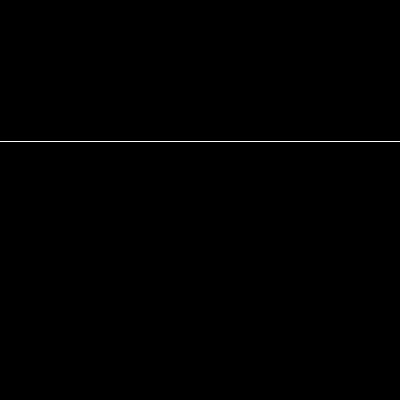
//> input picture edge.png, 400 x 400 px
$ ./opencv_contexts   (built with g++ and OpenCV 4)
//> lines starting //> are read from the running program, lines starting //| are printed output that depends on the picture; after the words box and inside, x2 and y2 are one past the last pixel; in counts of white or black regions, pixels touching at a corner belong together
// opencv_contexts.cpp
// Minimal working example of the event-driven impulse/context system
// Compile: g++ opencv_contexts.cpp -std=c++17 `pkg-config --cflags --libs opencv4` -O2 -o contexts
// Run: ./contexts <edge_image.png>

#include <opencv2/opencv.hpp>
#include <unordered_map>
#include <vector>
#include <cmath>
#include <cstdint>
#include <iostream>

using namespace cv;
using namespace std;

// this is basically memory approach on steroids
// running this script you can observe how our visual neurons are actually evolving and learning !!
// NOT COMPLETE!! lots of things to do. i might scrap this and move on to the more supervised approach. but it still gave good insight about potentials
// of memory approach.

// utility: pack (x,y) into 64-bit key
inline int64_t keyXY(int x, int y)
{
    return (int64_t(x) << 32) | (uint32_t)y;
}

// Simple impulse event
struct Impulse
{
    int x, y;
    float strength; // e.g. edge intensity
    Impulse(int _x, int _y, float s = 1.0f) : x(_x), y(_y), strength(s) {}
};

struct TinyMLP
{
    vector<Mat> weights;
    vector<Mat> biases;
    float learningRate = 0.0001f;

    TinyMLP(const vector<int>& layers)
    {
        for (size_t i = 1; i < layers.size(); ++i)
        {
            weights.push_back(Mat(layers[i], layers[i - 1], CV_32F));
            biases.push_back(Mat(layers[i], 1, CV_32F));
            randu(weights.back(), -0.5f, 0.5f);
            randu(biases.back(), -0.5f, 0.5f);
        }
    }

    // Forward pass with activation cache (for training)
    float forward(const Mat& in, vector<Mat>& activations, vector<Mat>& zs) const
    {
        Mat a = in.clone();
        activations.clear();
        zs.clear();
        activations.push_back(a);

        for (size_t i = 0; i < weights.size(); ++i)
        {
            Mat z = weights[i] * a + biases[i];
            zs.push_back(z.clone());
            if (i < weights.size() - 1)
            {
                max(z, 0, a); // ReLU
            }
            else
            {
                Mat negZ;
                multiply(z, Scalar(-1), negZ);
                Mat expZ;
                exp(negZ, expZ);
                a = 1.0f / (1.0f + expZ); // sigmoid
                //a = 2.0 / (1.0 + expZ) - 1.0; // tanh approx
            }
            activations.push_back(a.clone());
        }
        return a.at<float>(0);
    }

    // Forward-only evaluation
    float predict(float x, float y) const
    {
        Mat in = (Mat_<float>(2, 1) << x, y);
        vector<Mat> acts, zs;
        return forward(in, acts, zs);
    }

    // Online learning step (Hebbian-like update)
    void trainStep(float x, float y, float target)
    {
        Mat in = (Mat_<float>(2, 1) << x, y);
        vector<Mat> acts, zs;
        float output = forward(in, acts, zs);

        float error = target - output;
        float delta = error * output * (1 - output); // sigmoid derivative

        Mat d = (Mat_<float>(1, 1) << delta);
        for (int i = (int)weights.size() - 1; i >= 0; --i)
        {
            Mat gradW = d * acts[i].t();
            weights[i] += learningRate * gradW;
            biases[i] += learningRate * d;

            if (i > 0)
            {
                Mat newD = weights[i].t() * d;
                Mat reluMask = zs[i - 1] > 0;
                Mat reluMaskF;
                reluMask.convertTo(reluMaskF, CV_32F);
                newD = newD.mul(reluMaskF);
                d = newD;
            }
        }
    }
};

struct Context
{
    Point2i center; // absolute center in the image where this context is placed
    float threshold = 0.85f; // firing threshold
    TinyMLP listenerField;
    float activeListeners = 0.0f;
    float activation = 0.0f;
    float radius = 13.0f; // area around center for impulses

    Context(Point2f c) : center(c), listenerField({ 2, 16, 16, 1 }) // MLP architecture
    {

    }

    // Process impulse at given location (dx, dy relative to center)
    void onImpulse(const Impulse& impulse)
    {
        float dx = impulse.x - center.x;
        float dy = impulse.y - center.y;

        float distance = sqrt(dx * dx + dy * dy);
        if (distance > radius)
            return; // ignore far impulses

        float response = listenerField.predict(dx / radius, dy / radius);
        activeListeners += response;

        // Simple local adaptation
        float xNorm = dx / radius;
        float yNorm = dy / radius;
        float lineThickness = 1.0f; // idk

        // horizontal line target
        float target = (exp(-(yNorm * yNorm) / (2 * lineThickness * lineThickness)) * 2.0f - 1.0f) * impulse.strength;
        listenerField.trainStep(xNorm, yNorm, target);
    }

    // Visualization
    Mat VisualizeField(int size = 100) const
    {
        Mat img(size, size, CV_32F);
        for (int y = 0; y < size; ++y)
        {
            for (int x = 0; x < size; ++x)
            {
                float nx = (x - size / 2) / float(size / 2);
                float ny = (y - size / 2) / float(size / 2);
                float val = listenerField.predict(nx, ny);
                img.at<float>(y, x) = val;
            }
        }
        Mat out;
        img.convertTo(out, CV_8U, 255.0);
        applyColorMap(out, out, COLORMAP_JET);
        return out;
    }

    bool fired() const { return activation >= threshold; }
    //bool fired() const { return activeListeners / (float)listeners.size() >= threshold; }
};

int main()
{
    /*if (argc < 2) {
        return 1;
    }*/

    Mat edge = imread("edge.png", IMREAD_GRAYSCALE);
//> edge: 400 rows x 400 cols, CV_8UC1; 0.25% white in thin lines or dots, all inside (x1, y1, x2, y2) = (0, 141, 400, 142)
    if (edge.empty()) { cerr << "Failed to open image\n"; return 1; }

    // threshold to binary impulses (white = edge)
    Mat bin;
    threshold(edge, bin, 128, 255, THRESH_BINARY);

    vector<Context> contexts;
    contexts.emplace_back(Point2f(14, 141));

    Mat vis; cvtColor(edge, vis, COLOR_GRAY2BGR);
//> further down, vis is the input picture: 400 rows x 400 cols, CV_8UC3; 0.25% white in thin lines or dots, all inside (x1, y1, x2, y2) = (0, 141, 400, 142)

    Mat field1 = contexts[0].VisualizeField();
    imshow("field", field1);
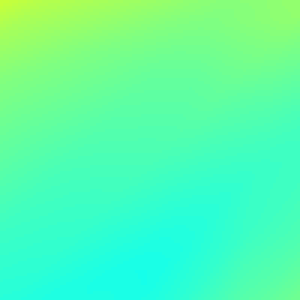
//> window 'field': 100 rows x 100 cols, CV_8UC3 (shown 3 times larger); mean B, G, R 171.5, 255, 84.5
    waitKey(0);
//> (the run ends here: the time limit is reached, at `Mat a = in.clone();`)
